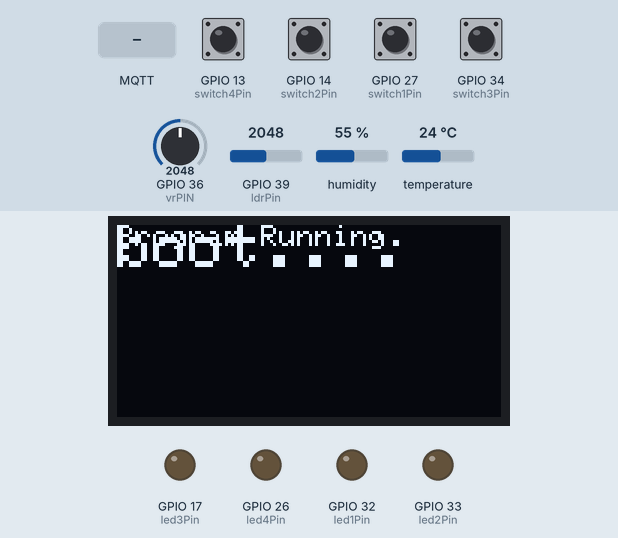
Simulated run of this sketch. Board: ESP32. Shown: 128×64 one-colour display, output pins drawn as LEDs (lit = HIGH). The inputs (shaded band) are chosen by the test bench; at power-on: GPIO 13 (switch4Pin), GPIO 14 (switch2Pin), GPIO 27 (switch1Pin), GPIO 34 (switch3Pin) HIGH, GPIO 36 (vrPIN) = 2048, GPIO 39 (ldrPin) = 2048, humidity 55 %, temperature 24 °C. WiFi joins after 1.5 s; servers stay silent unless stated; no MQTT or app messages arrive unless stated; what the sketch prints to the serial monitor is not drawn.

Above: at 3.2 s.
3.3 s: MQTT message "true" arrives on the second subscribed topic
At 3.7 s:
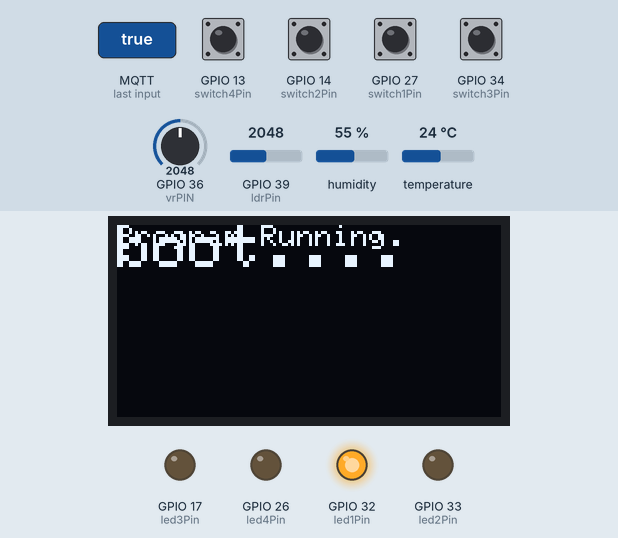
4.8 s: MQTT message "true" arrives on the third subscribed topic
At 5.4 s:
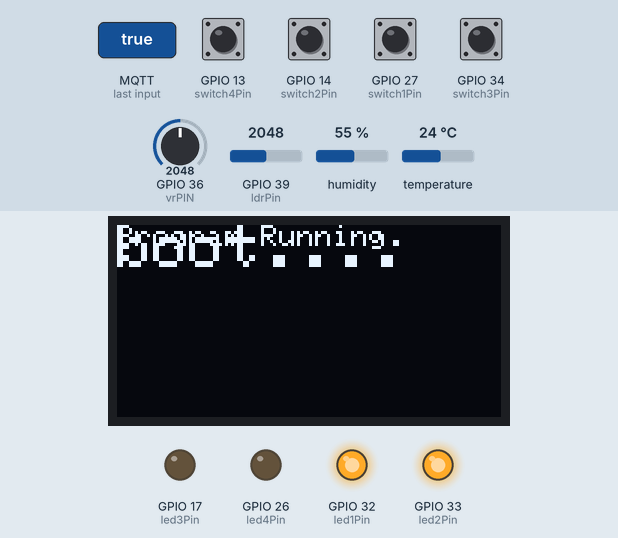
6.3 s: MQTT message "main/setLed1" arrives on the second subscribed topic
At 7.5 s:
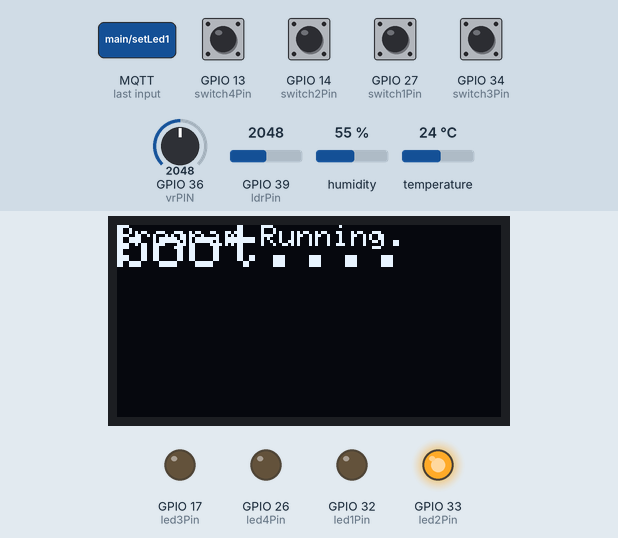
7.8 s: MQTT message "main/setLed2" arrives on the third subscribed topic
At 8.3 s:
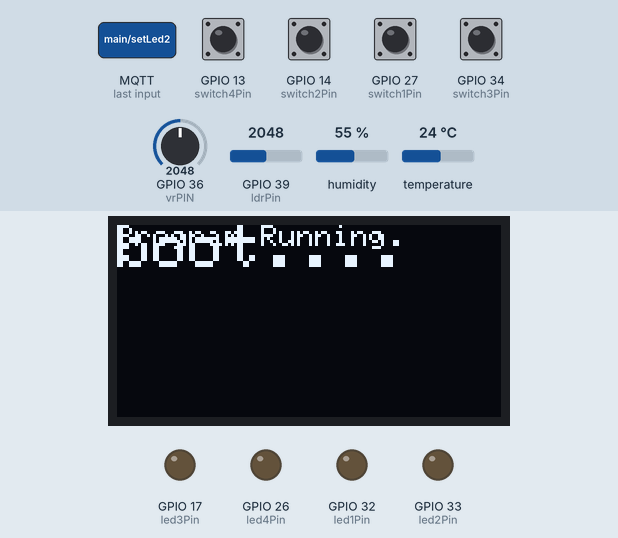
Timing chart, 0 to 10.3 s (numbered marks = the images above; inputs shaded):
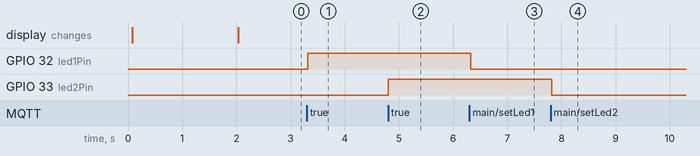

Measured:
- after the input at 3.3 s, GPIO 32 (led1Pin): LOW → HIGH at once
- after the input at 4.8 s, GPIO 33 (led2Pin): LOW → HIGH at once
- after the input at 6.3 s, GPIO 32 (led1Pin): HIGH → LOW at once
- after the input at 7.8 s, GPIO 33 (led2Pin): HIGH → LOW at once

The sketch:

main.ino
```cpp
#include <ArduinoJson.h>
#include <connectMqttBroker.h>
#include <TempDevice.h>
#include "MyOLED.h"

MyOLED oled;

#define vrPIN 36
#define ldrPin 39
#define dhtPin 4
#define segPin 16

#define led1Pin 32
#define led2Pin 33
#define led3Pin 17
#define led4Pin 26

#define switch1Pin 27
#define switch2Pin 14
#define switch3Pin 34
#define switch4Pin 13


                        //  wifi ssid         wifi pass     broker ip   broker port
connectMqttBroker myMQTT("NuttZuRaspiWifi", "NuttZuWifi1", "10.42.0.1", 1883);
TempDevice dhtDevice(dhtPin);

void setup() {

  pinMode(led1Pin, OUTPUT);
  pinMode(led2Pin, OUTPUT);
  pinMode(led3Pin, OUTPUT);
  pinMode(led4Pin, OUTPUT);

  pinMode(switch1Pin, INPUT_PULLUP);
  pinMode(switch2Pin, INPUT_PULLUP);
  pinMode(switch3Pin, INPUT_PULLUP);
  pinMode(switch4Pin, INPUT_PULLUP);

  oled.begin();
  oled.printText("boot....", 0, 0, 2);


  Serial.begin(115200);
  myMQTT.begin();
  dhtDevice.begin();

  // Handle messages from broker
  myMQTT.setOnMessageCallback([](const char* topic, const char* message) {
    Serial.printf("MQTT > %s\n", topic, message);
    int state = (strcmp(message, "true") == 0) ? HIGH : LOW;

    if (strcmp(topic, "main/setLed1") == 0) {
      digitalWrite(led1Pin, state);
      Serial.println("  setLed1  to   " + String(state));
    }
    if (strcmp(topic, "main/setLed2") == 0) {
      digitalWrite(led2Pin, state);
      Serial.println("  setLed2  to   " + String(state));
    }
    if (strcmp(topic, "main/setLed3") == 0) {
      digitalWrite(led3Pin, state);
      Serial.println("  setLed3  to   " + String(state));
    }
    if (strcmp(topic, "main/setLed4") == 0) {
      digitalWrite(led4Pin, state);
      Serial.println("  setLed4  to   " + String(state));
    }
  });


  myMQTT.publishMessage("main/restart", true);
}

static unsigned long VrLast = 0;
static unsigned long lightLast = 0;
static unsigned long tempLast = 0;

bool pressed[4] = {false, false, false, false};

void loop() {
  oled.printText("Program Running.", 0, 0, 1);

  if (millis() - VrLast > 500) {
    VrLast = millis();
    int vrValue = analogRead(vrPIN);  // 0-4095
    int percent = map(vrValue, 0, 4095, 0, 100); // optional: 0-100%

    myMQTT.publishMessage("main/vr", percent);
  }

  if (millis() - lightLast > 1000) {
    lightLast = millis();
    int ldrRaw = analogRead(ldrPin);
    int ldrPercent = map(ldrRaw, 0, 4095, 100, 0);

    String LightText = ("LDR Sensor : " + String(ldrPercent));

    myMQTT.publishMessage("main/light", ldrPercent);
  }

  if (millis() - tempLast > 1000) {
    tempLast = millis();

    int temp = dhtDevice.readTemperature();
    int humid = dhtDevice.readHumidity();

    JsonDocument data;
    data["temp"] = temp;
    data["humid"] = humid;

    char buffer[256];
    serializeJson(data, buffer);

    String TempText = ("Tempereture : " + String(temp) + " °C / " + String((temp * 1.8) + 32));
    String HumidText = ("Humidity : " + String(humid) + " %");

    myMQTT.publishMessage("main/temp", buffer);
  }

  int pins[4] = {switch1Pin, switch2Pin, switch3Pin, switch4Pin};

  for (int i = 0; i < 4; i++) {
    bool state = digitalRead(pins[i]);

    if (!state && !pressed[i]) {   // button pressed
      pressed[i] = true;
      handlePress(i);
    }

    if (state) pressed[i] = false; // button released
  }

  myMQTT.loop();
}

void handlePress(int index) {
  switch(index) {
    case 0:  // button 1
      myMQTT.publishMessage("main/ledToggle", "led1State");
      break;
    case 1:  // button 2
      myMQTT.publishMessage("main/ledToggle", "led2State");
      break;
    case 2:  // button 3
      myMQTT.publishMessage("main/ledToggle", "led3State");
      break;
    case 3:  // button 4
      myMQTT.publishMessage("main/ledToggle", "led4State");
      break;
  }
}
```

MyOLED.h
```cpp
#include "WString.h"
#ifndef MY_OLED_H
#define MY_OLED_H

#include <Wire.h>
#include <Adafruit_GFX.h>
#include <Adafruit_SSD1306.h>

#define OLED_WIDTH 128
#define OLED_HEIGHT 64
#define OLED_RESET -1
#define OLED_ADDR 0x3C

class MyOLED {
private:
    Adafruit_SSD1306 display;

public:
    MyOLED() : display(OLED_WIDTH, OLED_HEIGHT, &Wire, OLED_RESET) {}

    bool begin() {
        if (!display.begin(SSD1306_SWITCHCAPVCC, OLED_ADDR)) {
            Serial.println(F("SSD1306 allocation failed"));
            return false;
        }
        display.clearDisplay();
        display.display();
        return true;
    }

    void clear() {
        display.clearDisplay();
        display.display();
    }

    void printText(const String text, int x, int y, int size = 1) {
        display.setTextSize(size);
        display.setTextColor(SSD1306_WHITE);
        display.setCursor(x, y);
        display.print(text);
        display.display();
    }

    void printNumber(int num, int x, int y, int size = 1) {
        display.setTextSize(size);
        display.setTextColor(SSD1306_WHITE);
        display.setCursor(x, y);
        display.print(num);
        display.display();
    }

    void printFloat(float num, int decimals, int x, int y, int size = 1) {
        display.setTextSize(size);
        display.setTextColor(SSD1306_WHITE);
        display.setCursor(x, y);
        display.print(num, decimals);
        display.display();
    }

    void drawProgressBar(int x, int y, int w, int h, int percentage) {
        display.drawRect(x, y, w, h, SSD1306_WHITE);           // outline
        int fill = map(percentage, 0, 100, 0, w);
        display.fillRect(x + 1, y + 1, fill-2, h-2, SSD1306_WHITE); // fill
        display.display();
    }

    void drawUI(float tempC, float tempF, float hum, int lightPercent, int vrPercent) {
        display.clearDisplay();
        display.setTextSize(1);
        display.setTextColor(SSD1306_WHITE);

        display.setCursor(0, 0);
        display.printf("Temperature: %.1f C / %.1f F", tempC, tempF);

        display.setCursor(0, 10);
        display.printf("Humidity: %.1f %%", hum);

        display.setCursor(0, 20);
        display.print("Light Level:");
        drawProgressBar(0, 30, 128, 6, lightPercent);

        display.setCursor(0, 40);
        display.print("VR Sensor:");
        drawProgressBar(0, 50, 128, 6, vrPercent);
    }
};

#endif
```

TempDevice.cpp
```cpp
#include "TempDevice.h"
#include <Arduino.h>

TempDevice::TempDevice(uint8_t pin, uint8_t type) : _dht(pin, type) {
}

void TempDevice::begin() {
    Serial.begin(9600);
    _dht.begin();
    Serial.println(F("DHTxx Unified Sensor Example"));

    sensor_t sensor;

    // Temperature sensor info
    _dht.temperature().getSensor(&sensor);
    Serial.println(F("------------------------------------"));
    Serial.println(F("Temperature Sensor"));
    Serial.print(F("Sensor Type: ")); Serial.println(sensor.name);
    Serial.print(F("Driver Ver:  ")); Serial.println(sensor.version);
    Serial.print(F("Unique ID:   ")); Serial.println(sensor.sensor_id);
    Serial.print(F("Max Value:   ")); Serial.print(sensor.max_value); Serial.println(F("°C"));
    Serial.print(F("Min Value:   ")); Serial.print(sensor.min_value); Serial.println(F("°C"));
    Serial.print(F("Resolution:  ")); Serial.print(sensor.resolution); Serial.println(F("°C"));
    Serial.println(F("------------------------------------"));

    // Humidity sensor info
    _dht.humidity().getSensor(&sensor);
    Serial.println(F("Humidity Sensor"));
    Serial.print(F("Sensor Type: ")); Serial.println(sensor.name);
    Serial.print(F("Driver Ver:  ")); Serial.println(sensor.version);
    Serial.print(F("Unique ID:   ")); Serial.println(sensor.sensor_id);
    Serial.print(F("Max Value:   ")); Serial.print(sensor.max_value); Serial.println(F("%"));
    Serial.print(F("Min Value:   ")); Serial.print(sensor.min_value); Serial.println(F("%"));
    Serial.print(F("Resolution:  ")); Serial.print(sensor.resolution); Serial.println(F("%"));
    Serial.println(F("------------------------------------"));

    _dht.temperature().getSensor(&sensor);
}

float TempDevice::readTemperature() {
    sensors_event_t event;
    _dht.temperature().getEvent(&event);
    if (isnan(event.temperature)) {
        Serial.println(F("Error reading temperature!"));
        return NAN;
    }
    return event.temperature;
}

float TempDevice::readHumidity() {
    sensors_event_t event;
    _dht.humidity().getEvent(&event);
    if (isnan(event.relative_humidity)) {
        Serial.println(F("Error reading humidity!"));
        return NAN;
    }
    return event.relative_humidity;
}
```

TempDevice.h
```cpp
#ifndef TEMPDEVICE_H
#define TEMPDEVICE_H

#include <Adafruit_Sensor.h>
#include <DHT.h>
#include <DHT_U.h>

class TempDevice {
public:
    TempDevice(uint8_t pin, uint8_t type = DHT11);
    void begin();
    float readTemperature();
    float readHumidity();
    uint32_t getDelay() const;

private:
    DHT_Unified _dht;
};

#endif
```

connectMqttBroker.cpp
```cpp
#include "connectMqttBroker.h"

static connectMqttBroker* currentInstance = nullptr;

connectMqttBroker::connectMqttBroker(
    char* ssid,
    char* password,
    const char* mqtt_server,
    int mqtt_port
) : _ssid(ssid),
    _password(password),
    _mqtt_server(mqtt_server),
    _mqtt_port(mqtt_port),
    _client(_espClient)
{}

// -------------------------
// Public Methods
// -------------------------
void connectMqttBroker::begin() {
    connectWiFi();
    connectToMQTT();
    _client.setServer(_mqtt_server, _mqtt_port);
    currentInstance = this;
    _client.setCallback(connectMqttBroker::mqttCallback);
}

void connectMqttBroker::loop() {
    if (WiFi.status() != WL_CONNECTED) {
        Serial.println("WiFi disconnected, reconnecting...");
        connectWiFi();
    }
    if (!_client.connected()) {
        Serial.println("MQTT disconnected, reconnecting...");
        connectToMQTT();
    }
    _client.loop();
}

void connectMqttBroker::subscribeTopic(const char* topic) {
    if (_client.connected()) {
        _client.subscribe(topic);
    }
}

void connectMqttBroker::setOnMessageCallback(std::function<void(const char* topic, const char* message)> cb) {
    onMessageCallback = cb;
}


// -------------------------
// Private Methods
// -------------------------
void connectMqttBroker::connectWiFi() {
    WiFi.begin(_ssid.c_str(), _password.c_str());
    Serial.print("Connecting to WiFi");
    int count = 0;
    while (WiFi.status() != WL_CONNECTED) {
        delay(100);
        Serial.print(".");
        count++;
        if (count > 120){
            WiFi.disconnect();
            break;
        }
    }
    Serial.println();
    if (WiFi.status() == WL_CONNECTED) {
        Serial.println("WiFi connected!");
        Serial.print("IP Address: ");
        Serial.println(WiFi.localIP());
    } else {
        Serial.println("WiFi connection failed.");
    }
}

void connectMqttBroker::connectToMQTT() {
    if (WiFi.status() != WL_CONNECTED) {
        Serial.println("WiFi disconnected, reconnecting...");
        connectWiFi();
    }

    int count = 0;
    while (!_client.connected()) {
        count++;
        if (count > 3) {
            break;
        }
        Serial.print("Attempting " + String(count) + " MQTT connection...");
        if (_client.connect("esp32")) {
            Serial.println();
            Serial.println("MQTT connected");

            // Subscribe default topics if needed
            _client.subscribe("main");
            _client.subscribe("main/setLed1");
            _client.subscribe("main/setLed2");
            _client.subscribe("main/setLed3");
            _client.subscribe("main/setLed4");

        } else {
            Serial.print("failed, rc=");
            Serial.print(_client.state());
            Serial.println(" try again in 0.5 second");
            delay(500);
        }
    }
}

void connectMqttBroker::mqttCallback(char* topic, byte* payload, unsigned int length) {
  String message;
  for (unsigned int i = 0; i < length; i++) {
    message += (char)payload[i];
  }

  Serial.print("MQTT msg topic: ");
  Serial.print(topic);
  Serial.print(" | message: ");
  Serial.println(message);

  // 🔹 NEW: forward message to main program callback
  if (currentInstance && currentInstance->onMessageCallback) {
    currentInstance->onMessageCallback(topic, message.c_str());
  }
}
```

connectMqttBroker.h
```cpp
#ifndef CONNECT_MQTT_BROKER_H
#define CONNECT_MQTT_BROKER_H

#include <Arduino.h>
#include <WiFi.h>
#include <PubSubClient.h>
#include <ArduinoJson.h>

class connectMqttBroker {
  public:
    // Constructor
    connectMqttBroker(
      char* ssid,
      char* password,
      const char* mqtt_server,
      int mqtt_port
    );

    void begin();                 // Setup WiFi and MQTT
    void loop();                  // Must call in main loop
    void subscribeTopic(const char* topic);

    void setOnMessageCallback(std::function<void(const char* topic, const char* message)> cb);

    template <typename T>
    void publishMessage(const char* topic, const T& payload) {
        if (_client.connected()) {
            String strPayload = String(payload);
            _client.publish(topic, strPayload.c_str());
        }
    }


  private:
    String _ssid;
    String _password;
    const char* _mqtt_server;
    int _mqtt_port;
    const char* _mqtt_Client_ID;
    const char* _mqtt_Client_username;
    const char* _mqtt_Client_password;

    WiFiClient _espClient;
    PubSubClient _client;

    void connectToMQTT();
    void connectWiFi();
    static void mqttCallback(char* topic, byte* payload, unsigned int length);
    std::function<void(const char* topic, const char* message)> onMessageCallback;
};

#endif
```
